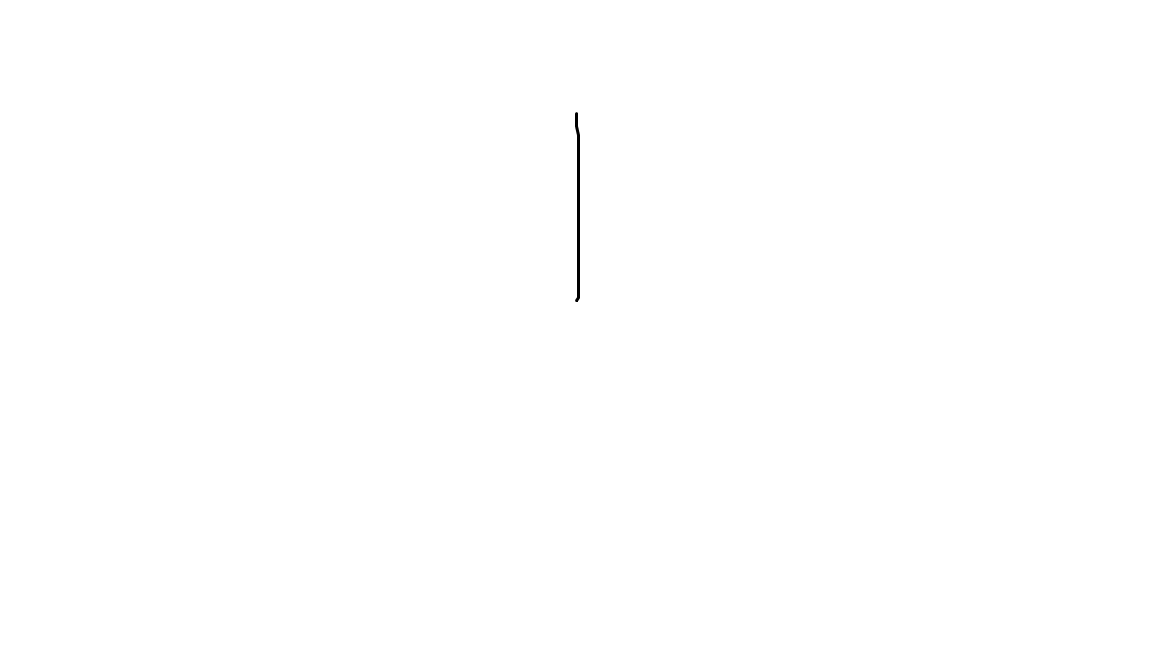
#> input picture digits/digit1.png, 1152 x 648 px
$ python -i main.py   (imports and definitions only)
#> lines starting #> are read from the running program, lines starting #| are printed output that depends on the picture; after the words box and inside, x2 and y2 are one past the last pixel; in counts of white or black regions, pixels touching at a corner belong together
import os
import cv2
import numpy as np
import matplotlib.pyplot as plt
import tensorflow as tf

# Load and prepare MNIST dataset
mnist = tf.keras.datasets.mnist
# [1 line that did not run here, left out]
# [1 line that did not run here, left out]
# [1 line that did not run here, left out]

# Create a more robust model
# [14 lines that did not run here, left out]

# Compile with same settings
# [3 lines not run here, left out]

# Train for more epochs and SAVE THE HISTORY - THIS IS THE IMPORTANT CHANGE
# [1 line that did not run here, left out]

# ADD THIS BLOCK RIGHT HERE - after model.fit() and before the image processing
# Get the final validation accuracy (from the last epoch)
# [1 line that did not run here, left out]
# [1 line not run here, left out]

# Evaluate the model explicitly on the test set
# [1 line that did not run here, left out]
# [22 lines not run here, left out]

# Function to preprocess images with multiple approaches
def preprocess_image(img_path, show_steps=True):
    # Read image
#> called with img_path = 'digits/digit1.png', show_steps = True
    original = cv2.imread(img_path)
#> original is the input picture: shape (648, 1152, 3); min 0, max 255, mean 254.8

    # Convert to grayscale if it's color
    if len(original.shape) > 2:
        gray = cv2.cvtColor(original, cv2.COLOR_BGR2GRAY)
    else:
        gray = original

    # Apply threshold to get binary image (removes noise)
    _, binary = cv2.threshold(gray, 127, 255, cv2.THRESH_BINARY_INV)
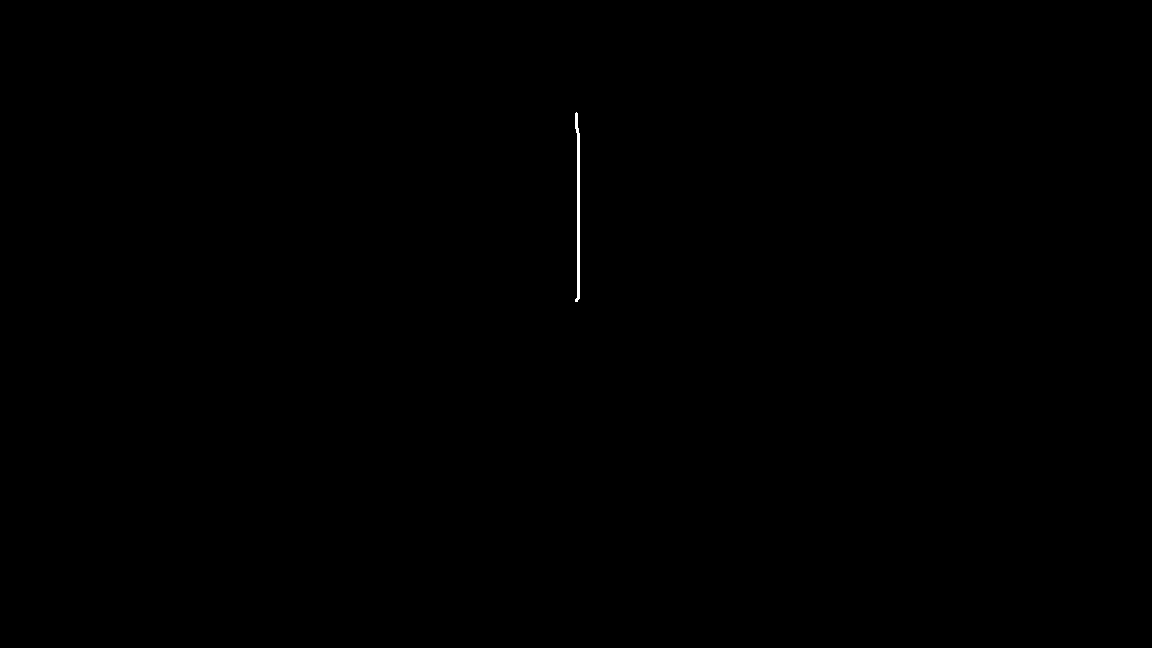
#> binary: shape (648, 1152); 0.08% white; 1 white region

    # Find contours to detect the digit
    contours, _ = cv2.findContours(binary, cv2.RETR_EXTERNAL, cv2.CHAIN_APPROX_SIMPLE)
#> contours = 1 contour; box (x1, y1, x2, y2) and area: (575, 112, 580, 302) 380

    if contours:
        # Find the largest contour (should be the digit)
        largest_contour = max(contours, key=cv2.contourArea)
#> largest_contour = contour of 17 points, box (x1, y1, x2, y2) (575, 112, 580, 302), area 380

        # Get bounding box
        x, y, w, h = cv2.boundingRect(largest_contour)
#> x = 575; y = 112; w = 5; h = 190

        # Add padding around the digit
        padding = 5
        x = max(0, x - padding)
#> x = 570
        y = max(0, y - padding)
#> y = 107
        w = min(binary.shape[1] - x, w + 2*padding)
#> w = 15
        h = min(binary.shape[0] - y, h + 2*padding)
#> h = 200

        # Extract the digit
        digit = binary[y:y+h, x:x+w]

        # Resize to 20x20 (MNIST digits are centered in 28x28 with ~4px margins)
        digit_resized = cv2.resize(digit, (20, 20), interpolation=cv2.INTER_AREA)
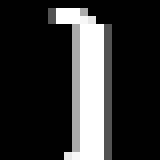
#> digit_resized: shape (20, 20) (shown 8 times larger); min 0, max 255, mean 50

        # Create 28x28 image with the digit centered
        img_centered = np.zeros((28, 28), dtype=np.uint8)
        start_x = (28 - 20) // 2
        start_y = (28 - 20) // 2
        img_centered[start_y:start_y+20, start_x:start_x+20] = digit_resized
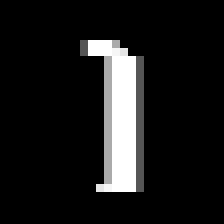
#> img_centered: shape (28, 28) (shown 8 times larger); min 0, max 255, mean 25.5

        # Normalize to [0,1]
        img_normalized = img_centered / 255.0

        # Visualize preprocessing steps
        if show_steps:
            fig, axes = plt.subplots(1, 4, figsize=(15, 4))
            axes[0].imshow(cv2.cvtColor(original, cv2.COLOR_BGR2RGB))
            axes[0].set_title("Original")

            axes[1].imshow(binary, cmap='gray')
            axes[1].set_title("Binary (Inverted)")

            axes[2].imshow(digit, cmap='gray')
            axes[2].set_title("Extracted Digit")

            axes[3].imshow(img_normalized, cmap='gray')
            axes[3].set_title("Centered & Normalized")

            plt.tight_layout()
            plt.show()
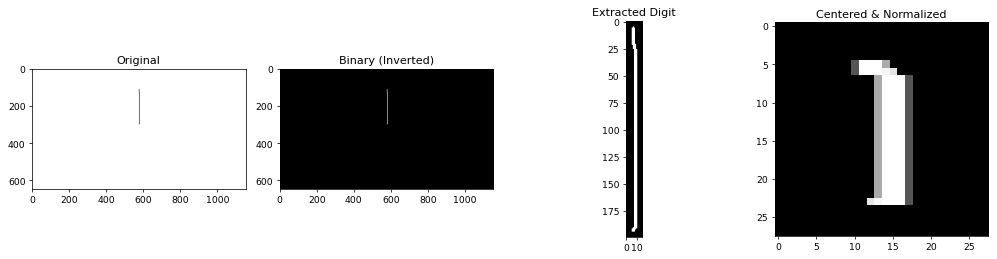
#> figure drawn by matplotlib, 4 panels

        return img_normalized
    else:
        print(f"No contours found in {img_path}")
        return None

# Process each digit image
image_number = 1
# [49 lines not run here, left out]

>>> result = preprocess_image('digits/digit1.png')

$ run again, on digits/digit5.png
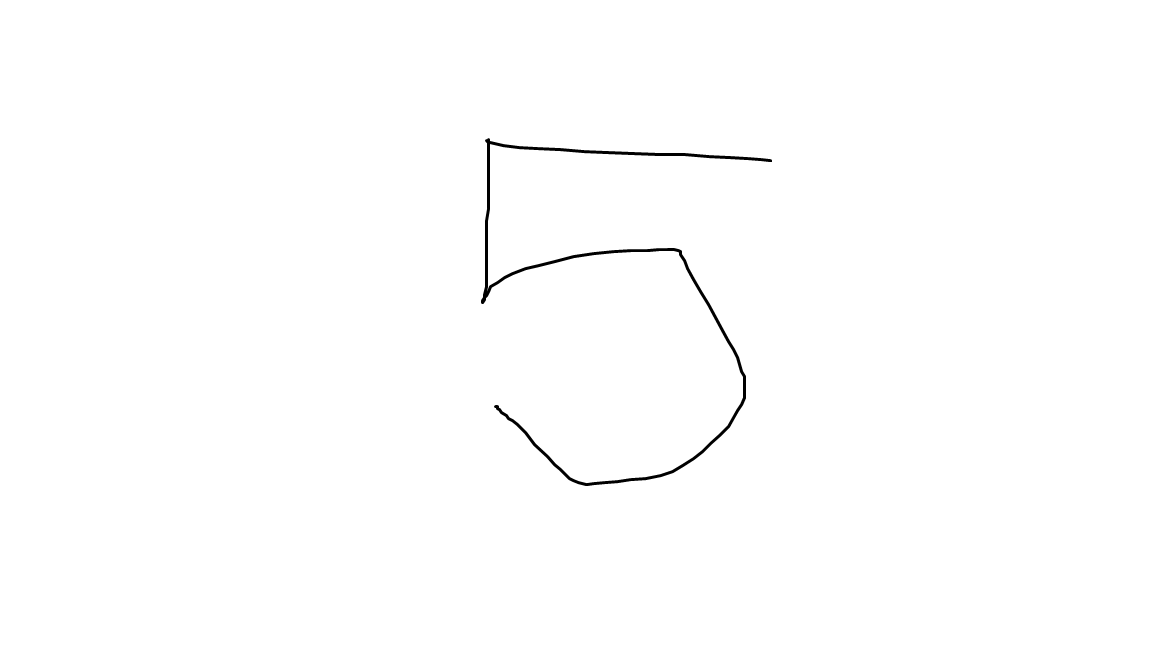
#> input picture digits/digit5.png, 1152 x 648 px
#> in preprocess_image, original is the input picture: shape (648, 1152, 3); min 0, max 255, mean 253.8
#> in preprocess_image, `_, binary = cv2.threshold(gray, 127, 255, cv2.THRESH_BINARY_INV)`:
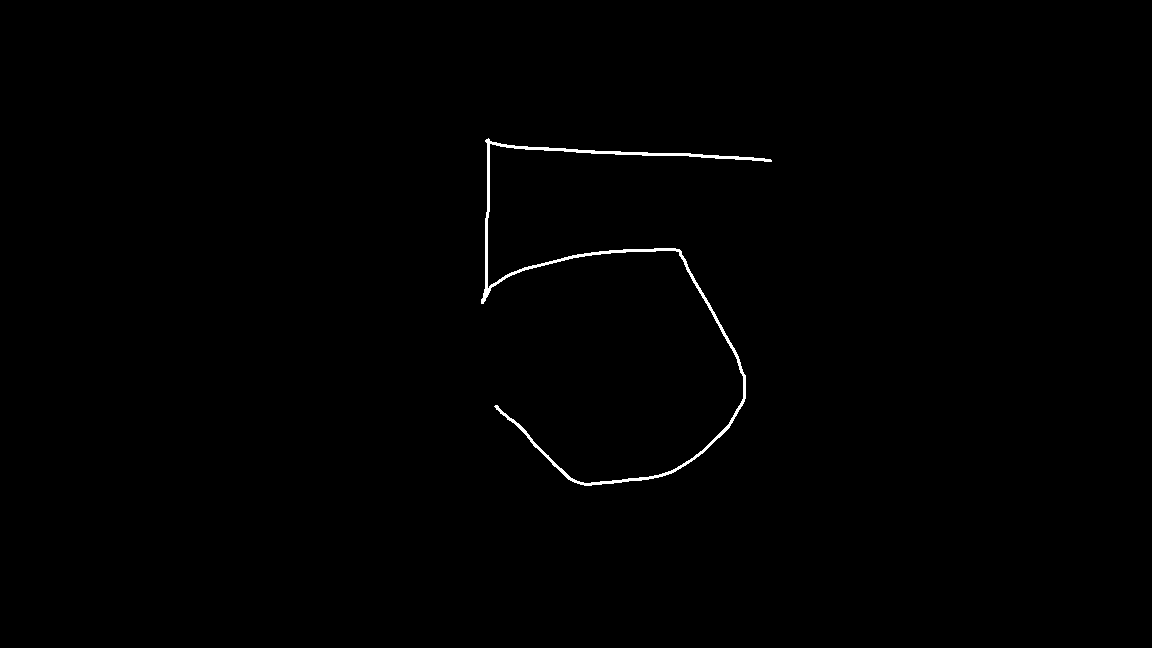
#> binary: shape (648, 1152); 0.47% white; 1 white region
#> contours = 1 contour; box (x1, y1, x2, y2) and area: (481, 138, 772, 486) 2451
#> largest_contour = contour of 674 points, box (x1, y1, x2, y2) (481, 138, 772, 486), area 2451
#> in preprocess_image, `x, y, w, h = cv2.boundingRect(largest_contour)`: x = 481; y = 138; w = 291; h = 348
#> in preprocess_image, `x = max(0, x - padding)`: x = 476
#> in preprocess_image, `y = max(0, y - padding)`: y = 133
#> in preprocess_image, `w = min(binary.shape[1] - x, w + 2*padding)`: w = 301
#> in preprocess_image, `h = min(binary.shape[0] - y, h + 2*padding)`: h = 358
#> digit: shape (358, 301); 3.3% white; 1 white region, box (x1, y1, x2, y2) and area: (5, 5, 296, 353) 3505
#> in preprocess_image, `img_normalized = img_centered / 255.0`:
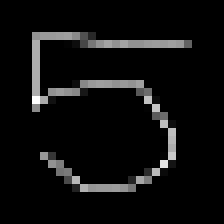
#> img_normalized: shape (28, 28) float64 (shown 8 times larger); min 0, max 0.294, mean 0.0166; drawn with min black and max white

$ run again, on digits/digit6.png
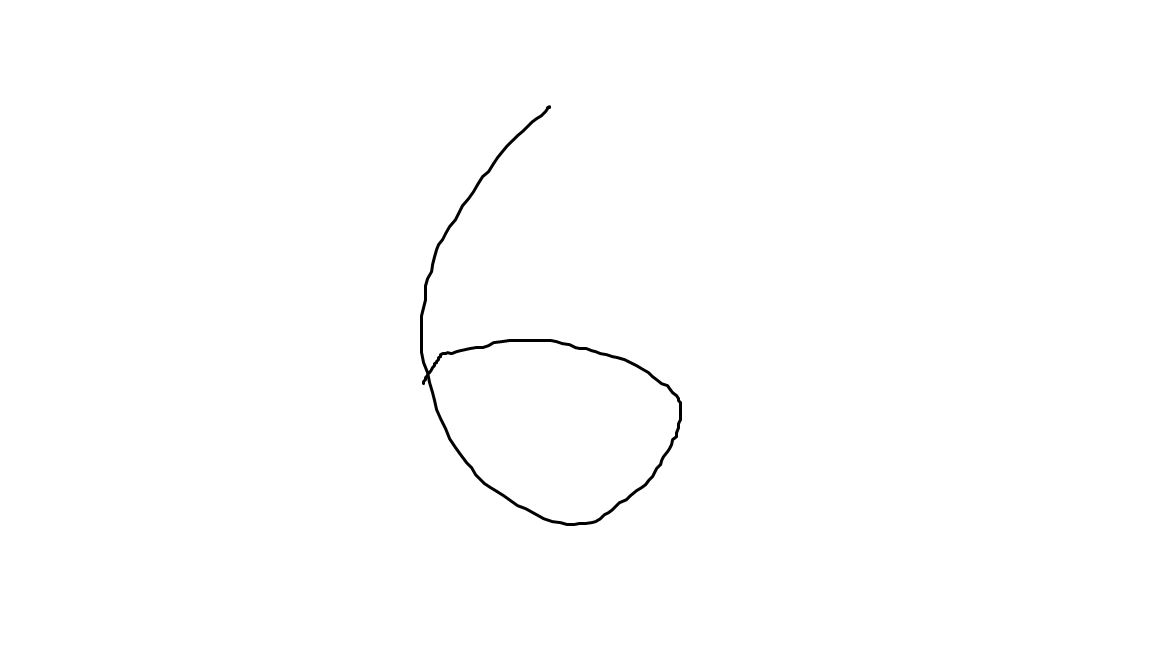
#> input picture digits/digit6.png, 1152 x 648 px
#> in preprocess_image, original is the input picture: shape (648, 1152, 3); min 0, max 255, mean 254
#> in preprocess_image, `_, binary = cv2.threshold(gray, 127, 255, cv2.THRESH_BINARY_INV)`:
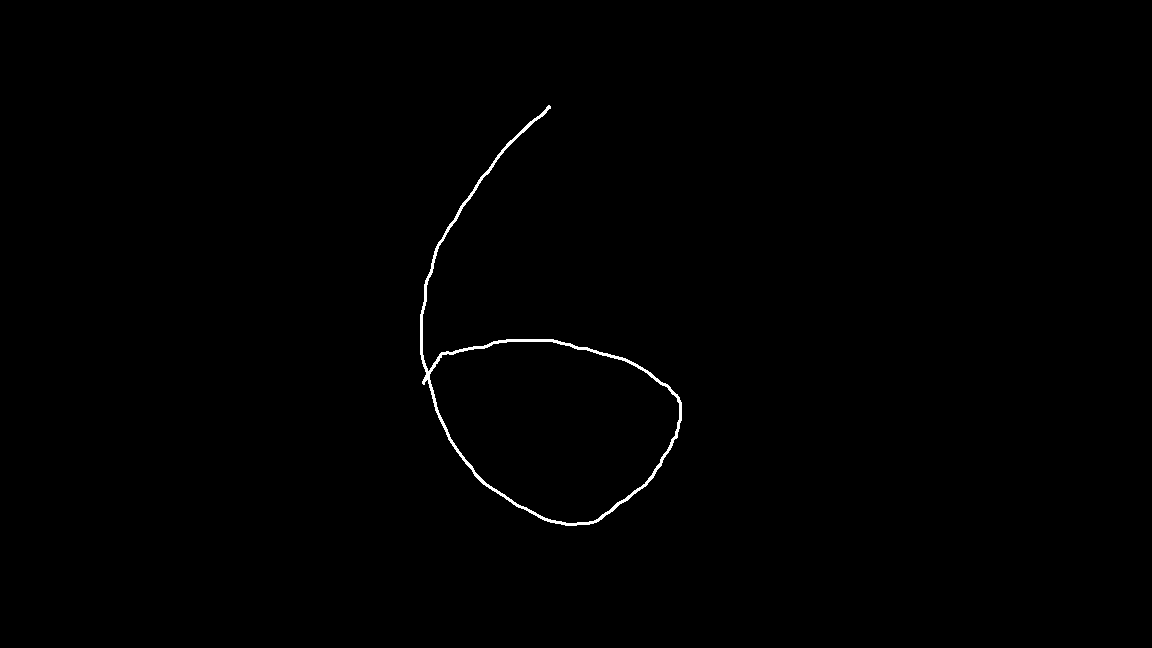
#> binary: shape (648, 1152); 0.42% white; 1 white region
#> contours = 1 contour; box (x1, y1, x2, y2) and area: (420, 105, 682, 526) 34915
#> largest_contour = contour of 567 points, box (x1, y1, x2, y2) (420, 105, 682, 526), area 34915
#> in preprocess_image, `x, y, w, h = cv2.boundingRect(largest_contour)`: x = 420; y = 105; w = 262; h = 421
#> in preprocess_image, `x = max(0, x - padding)`: x = 415
#> in preprocess_image, `y = max(0, y - padding)`: y = 100
#> in preprocess_image, `w = min(binary.shape[1] - x, w + 2*padding)`: w = 272
#> in preprocess_image, `h = min(binary.shape[0] - y, h + 2*padding)`: h = 431
#> digit: shape (431, 272); 2.6% white; 1 white region, box (x1, y1, x2, y2) and area: (5, 5, 267, 426) 3106
#> in preprocess_image, `img_normalized = img_centered / 255.0`:
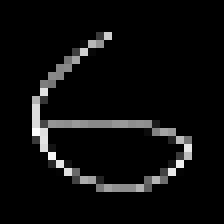
#> img_normalized: shape (28, 28) float64 (shown 8 times larger); min 0, max 0.255, mean 0.0135; drawn with min black and max white
